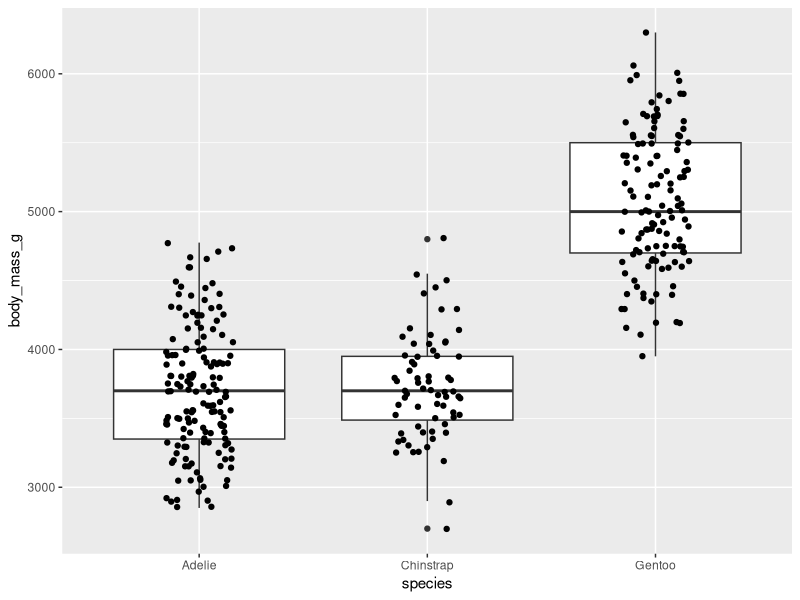
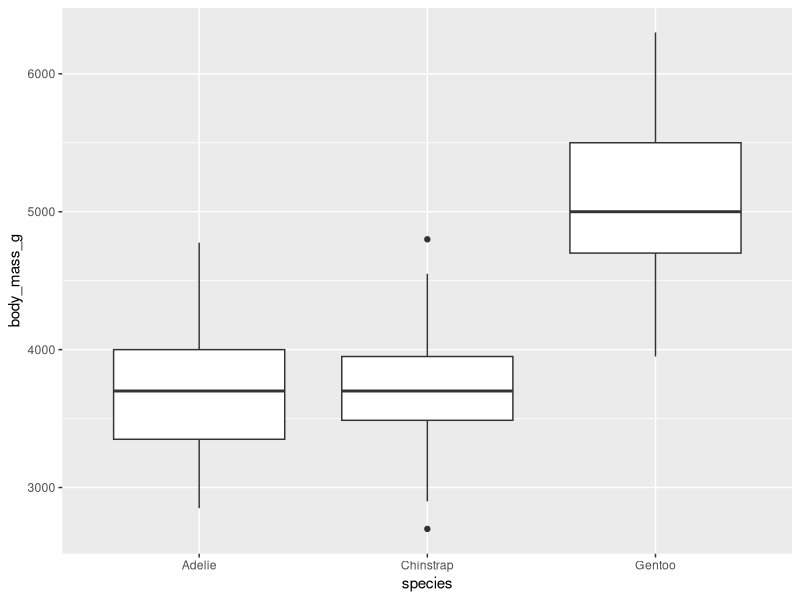

These charts were generated, in order, by the following R code:
# ==========================================================
# Activity 19: One-Way ANOVA I - start to finish
# Name:
# Date:
#
# Save this file as scripts/19_anova_1.R
#
# ALL the code is written for you. Run it chunk by chunk
# and watch what comes out.
#
# The THINK lines are to talk about, not to answer here.
# The HOMEWORK at the bottom is what gets graded.
#
# ----------------------------------------------------------
# About the invisible(NULL) lines
#
# Every chunk below ends with
#
#     invisible(NULL)
#
# It is a BUMPER. When you press Ctrl/Cmd + Enter on the
# last real line of a chunk, the cursor jumps to the next
# line that has code on it. Without the bumper that is the
# next chunk, way down past the next heading. With it, the
# cursor stops right here and you keep your place.
#
# It does nothing and prints nothing. Leave it alone.
# ==========================================================

# Install these once, from the Console:
# install.packages("palmerpenguins")
# install.packages("car")

# Load libraries -------------------------------------------
library(tidyverse) # dplyr + ggplot2 + forcats
library(palmerpenguins) # the penguins data
library(car) # Anova()

invisible(NULL)


# ---- 1: The question -------------------------------------
# Do the three penguin species differ in body mass?
#
#   Y = body_mass_g   (numeric response)
#   X = species       (categorical predictor, 3 levels)
#
# That is a ONE-WAY ANOVA: one numeric response across the
# levels of one categorical predictor.

# THINK: why is this an ANOVA and not a t-test?

# THINK: what would be wrong with running t-tests on
# all three PAIRS of species instead?

# ---- 2: Load the data ------------------------------------
# WARNING: R 4.5 has its own penguins data set, where the
# mass column is called body_mass, NOT body_mass_g. If you
# forget library(palmerpenguins) you will get
#
#   Error in `drop_na()`: Column `body_mass_g` doesn't exist
#
# and not a missing-object error. The fix is the library()
# call at the top.

penguins_df <- penguins %>%
  drop_na(body_mass_g, species)

penguins_df %>% count(species)

invisible(NULL)

# THINK: are the groups balanced (equal n)?

invisible(NULL)


# ---- 3: Plot it before you test it -----------------------
# Predict first: which species is heaviest? Do you think
# all three differ, or only one?

penguins_df %>%
  ggplot(aes(x = species, y = body_mass_g)) +
  geom_boxplot() +
  geom_jitter(width = 0.15)

invisible(NULL)

# THINK: describe what you SEE - heaviest, lightest,
# whether any two look alike, and whether the spreads
# look similar.

invisible(NULL)


# ---- 4: species is a factor, and factors have an order ---
# A factor is a categorical column with a fixed, ORDERED
# set of levels. ggplot and lm both use that order.

class(penguins_df$species)

levels(penguins_df$species)

invisible(NULL)

# The stored order is ALPHABETICAL - that is just R's
# default, not a decision anyone made about penguins.
#
# fct_reorder() puts the groups in order of the thing you
# are testing. It has to go INSIDE mutate().

penguins_df %>%
  mutate(species = fct_reorder(species, body_mass_g, .fun = median)) %>%
  ggplot(aes(x = species, y = body_mass_g)) +
  geom_boxplot()

invisible(NULL)

# THINK: here the order comes out the same before and
# after fct_reorder(). Why is it still worth doing?

invisible(NULL)


# ---- 5: State the hypotheses -----------------------------
# Do this BEFORE you fit anything.

# THINK: say H0 and Ha out loud, in words and in
# symbols, and name your alpha.

# ---- 6: Fit the model ------------------------------------
# Exactly the same lm() call as the regression lecture.
# The only difference is that X is categorical.

mass_model <- lm(body_mass_g ~ species, data = penguins_df)

invisible(NULL)

# Fitting the model and READING A TABLE from it are two
# separate steps. First look at what lm() did with the
# factor:

coef(mass_model)

invisible(NULL)

# (Intercept) is the mean of the FIRST level - Adelie.
# The other two numbers are DIFFERENCES from Adelie.
# That is called TREATMENT coding, and it is R's default.

# THINK: from coef(), how much heavier is a Gentoo
# than an Adelie?

invisible(NULL)


# ---- 7: Change the baseline with fct_relevel() -----------
# Predict first: if Gentoo becomes the first level, does
# the overall F / p change, or only the coefficients?

penguins_relevel <- penguins_df %>%
  mutate(species = fct_relevel(species, "Gentoo"))

mass_model_gentoo <- lm(body_mass_g ~ species, data = penguins_relevel)

coef(mass_model_gentoo)

invisible(NULL)

# THINK: what does (Intercept) mean in each of the two
# models? Did the overall ANOVA question change?

invisible(NULL)


# ---- 8: Read the ANOVA table -----------------------------
# Predict first: is p nearer 0.5, 0.05, or far below 0.001?

# 8a. The classic table
mass_aov <- aov(body_mass_g ~ species, data = penguins_df)

summary(mass_aov)

invisible(NULL)

# 8b. Base R anova() on the lm - this is TYPE I, which is
#     SEQUENTIAL and therefore order-dependent. With one
#     predictor there is no order to depend on.
anova(mass_model)

invisible(NULL)

# 8c. car::Anova() - TYPE II, which is the default and is
#     order-independent. This is the one to make a habit of.
#     Lowercase anova() and capital Anova() are DIFFERENT
#     functions from DIFFERENT packages. If you see
#       could not find function "Anova"
#     you forgot library(car).
Anova(mass_model)

invisible(NULL)

# Anova(mass_model, type = 2) is the same thing, spelled out.

# THINK: F, both df, and p. Reject H0 at alpha = 0.05?

invisible(NULL)


# ---- 9: Type III, and the contrasts option it needs ------
# Type III sums of squares are only meaningful when the
# factor is coded against the GRAND MEAN (contr.sum), not
# against a baseline group (contr.treatment).
#
# Ask for type = 3 on a treatment-coded model and car will
# still print a table. It just is not the test you think.

# 9a. What is R using right now?
getOption("contrasts")

invisible(NULL)

# That is R's default: treatment coding for unordered
# factors, polynomial for ordered ones.

# 9b. Type III on the TREATMENT-coded model (not right)
Anova(mass_model, type = 3)

invisible(NULL)

# 9c. The four-line pattern. SET - REFIT - TEST - SET BACK.
#
#     Step 2 is not optional. A model remembers the coding
#     it was FITTED with, so changing the option and
#     reusing the old model does nothing at all.

options(contrasts = c("contr.sum", "contr.poly"))

mass_model_sum <- lm(body_mass_g ~ species, data = penguins_df)

Anova(mass_model_sum, type = 3)

options(contrasts = c("contr.treatment", "contr.poly"))

invisible(NULL)

# 9d. Prove to yourself that the switch back worked, and
#     that each model carries its own coding.
getOption("contrasts")

mass_model$contrasts

mass_model_sum$contrasts

invisible(NULL)

# WHY SET IT BACK: options() is global and sticky. It stays
# changed for the rest of your R session and silently
# affects every model you fit afterwards.

# THINK: compare the two type = 3 tables. Which ROW
# changed, and which row stayed the same?

invisible(NULL)


# ---- 10: Report it ---------------------------------------
# For this course, report Anova(model) - Type II - unless
# you have a specific reason not to.

Anova(mass_model)

invisible(NULL)

# Template:
#   "Body mass differed significantly among the three
#    penguin species (one-way ANOVA: F(__, __) = ____,
#    p ____)."
#
# Never write p = 0.000. Write p < 0.001.

# THINK: say the results sentence out loud, with your
# numbers in it.

# THINK: that sentence does not say WHICH species
# differ, or whether the model was ALLOWED to give that
# p-value. Both of those are ANOVA II.

# ##########################################################
# HOMEWORK - A DIFFERENT MEASUREMENT
#
# Mass is not the only thing that was measured on these
# birds. PICK ONE of these three columns and run the basic
# ANOVA on it, start to finish, exactly as you did above:
#
#     flipper_length_mm
#     bill_length_mm
#     bill_depth_mm
#
# Write down which one you picked BEFORE you start.
#
# Use the SAME species as the grouping variable. You are
# changing the response (the Y), not the design.
#
# Nothing is filled in below. Copy the matching chunk from
# above and change what needs changing - for most chunks
# that is one column name.
#
# Keep the column you pick. You will run the ASSUMPTIONS
# and the FOLLOW-UP TESTS on the same column for the
# Activity 20 homework, so you end up with one complete
# analysis of one measurement.
# ##########################################################

invisible(NULL)


# ---- H1: Read it and plot it -----------------------------
# TODO: build penguins_hw by dropping NA from species and
#       the column you picked.
# TODO: count(species). Is n the same as it was for mass?
# TODO: boxplot of your column by species, with the points
#       jittered over it.

# # # # # # # # # # # # # # # # # # # # # # # # # # # # #
# H-Q1. Column chosen: ____
#       Units of that column: ____
#       n total = ____
#       Adelie = ____  Chinstrap = ____  Gentoo = ____
# ANSWER:
#
# # # # # # # # # # # # # # # # # # # # # # # # # # # # #

# # # # # # # # # # # # # # # # # # # # # # # # # # # # #
# H-Q2. From the boxplot: which species looks highest,
#       which looks lowest, and do any two look the same?
#       Do the boxes look like they have the same spread?
# ANSWER:
#
# # # # # # # # # # # # # # # # # # # # # # # # # # # # #

# ---- H2: Order the groups --------------------------------
# TODO: fct_reorder() the species by the MEDIAN of your
#       column, inside mutate(), then plot it again.

# # # # # # # # # # # # # # # # # # # # # # # # # # # # #
# H-Q3. Did the order of the species change from the
#       alphabetical order this time? Write the new order.
# ANSWER:
#
# # # # # # # # # # # # # # # # # # # # # # # # # # # # #

# ---- H3: Hypotheses --------------------------------------

# # # # # # # # # # # # # # # # # # # # # # # # # # # # #
# H-Q4. H0 and Ha for YOUR test, in words and in symbols.
#       Remember the response is no longer body mass.
# ANSWER:
#
# # # # # # # # # # # # # # # # # # # # # # # # # # # # #

# ---- H4: Fit it, and look at the coefficients ------------
# TODO: lm(<your column> ~ species, data = penguins_hw),
#       call it hw_model.
# TODO: coef(hw_model).

# # # # # # # # # # # # # # # # # # # # # # # # # # # # #
# H-Q5. What is the mean of your column for Adelie?
#       How much higher or lower is Gentoo than Adelie,
#       and in what units?
# ANSWER:
#
# # # # # # # # # # # # # # # # # # # # # # # # # # # # #

# ---- H5: Read the table ----------------------------------
# TODO: Anova(hw_model).

# # # # # # # # # # # # # # # # # # # # # # # # # # # # #
# H-Q6. F(__, __) = ____   p = ____
#       Reject H0 at alpha = 0.05?  Y / N
# ANSWER:
#
# # # # # # # # # # # # # # # # # # # # # # # # # # # # #

# ---- H6: Type III on your model --------------------------
# TODO: the four-line pattern from section 9 - set the
#       contrasts to contr.sum, REFIT, Anova(type = 3),
#       then set the contrasts back.

# # # # # # # # # # # # # # # # # # # # # # # # # # # # #
# H-Q7. Is the F for species the same as in H-Q6?  Y / N
#       Which row of the table is different?
#       What is the LAST line of this section, and why
#       does it have to be there?
# ANSWER:
#
# # # # # # # # # # # # # # # # # # # # # # # # # # # # #

# ---- H7: Report it ---------------------------------------

# # # # # # # # # # # # # # # # # # # # # # # # # # # # #
# H-Q8. Write the results sentence for your column, with
#       your numbers and your units.
# ANSWER:
#
# # # # # # # # # # # # # # # # # # # # # # # # # # # # #

# # # # # # # # # # # # # # # # # # # # # # # # # # # # #
# H-Q9. You still cannot say WHICH species differ, and
#       you have not checked a single assumption. List the
#       two checks you would want to run before you would
#       believe your own sentence in H-Q8.
# ANSWER:
#
# # # # # # # # # # # # # # # # # # # # # # # # # # # # #

# ---- Before you hand in ----------------------------------
# Run the whole script top to bottom
# (Ctrl/Cmd + Shift + Enter) and make sure there are no
# errors. Check that the LAST thing it does is set the
# contrasts option back to the default.
#
# NEXT TIME: Lecture 20 - the assumptions (one of them
# fails on the body mass data) and the follow-up tests
# that tell you which species actually differ.
